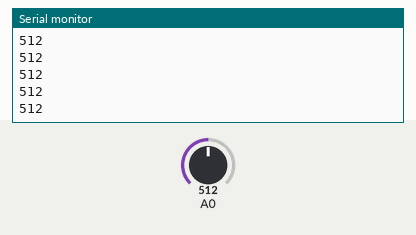
The sketch below on a simulated Arduino Uno, built with avr-gcc and run on an emulated ATmega328P. On the bench: the last lines printed to the serial monitor. Inputs (shaded band) come from the test bench; at power-on: A0 = 512.

Above: at 1.2 s.
1.3 s: A0 set to 716
At 1.31 s:
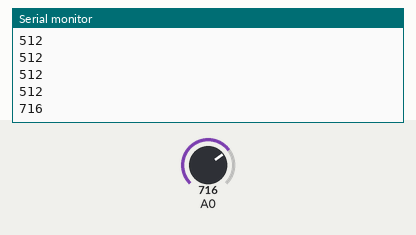
2.8 s: A0 set to 900
At 2.81 s:
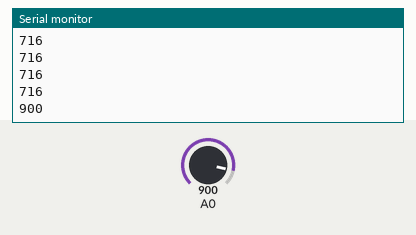
Timing chart, 0 to 5.8 s (numbered marks = the images above; inputs shaded):
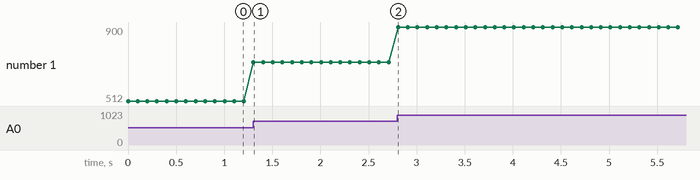

The sketch:

serial-1.ino
```cpp
/*
  example for sending potentimeter value to PC over serial
  and testing python code
*/

int analog_data = 0;

void setup() {
  // open serial communication
  Serial.begin(9600);
}

void loop() {
  // read analog value from port A0
  analog_data = analogRead(A0);

  // send data over serial
  // IMPORTANT delimiter, escape sequence for data is line feed = new line "\n"
  Serial.println(analog_data);

  // delay 100ms, this means loop is running with 10Hz = 10 times per second
  delay(100); //send data every 10ms
}
```

Measured:
- after the input at 1.3 s, the serial monitor: prints a new line at once (image 1)
- after the input at 2.8 s, the serial monitor: prints a new line at once (image 2)
- plotted number 1: 512 → 716 after the input at 1.3 s, 716 → 900 after the input at 2.8 s
